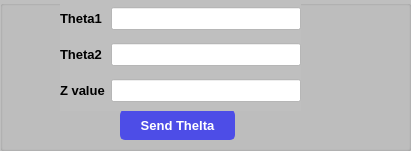
    <widget class="QGroupBox" name="groupBox">
     <property name="geometry">
      <rect>
       <x>0</x>
       <y>15</y>
       <width>411</width>
       <height>151</height>
      </rect>
     </property>
     <property name="styleSheet">
      <string notr="true">background-color: rgb(191, 191, 191);</string>
     </property>
     <property name="title">
      <string/>
     </property>
     <widget class="QPushButton" name="pushButton">
      <property name="geometry">
       <rect>
        <x>120</x>
        <y>110</y>
        <width>115</width>
        <height>30</height>
       </rect>
      </property>
      <property name="font">
       <font>
        <pointsize>10</pointsize>
        <weight>75</weight>
        <bold>true</bold>
       </font>
      </property>
      <property name="styleSheet">
       <string notr="true">QPushButton {
	border: 2px solid  rgb(77, 77, 231);
	border-radius: 5px;	
	background-color: rgb(77, 77, 231);
   color: rgb(255, 255, 255);
}
QPushButton:hover {
	background-color: rgb(85, 170, 255);	
	border: 2px solid rgb(85, 170, 255);	
border-radius: 5px;	
}
QPushButton:pressed {	
	
	background-color: rgb(0, 255, 127);
	border: 2px solid rgb(43, 50, 61);
}</string>
      </property>
      <property name="text">
       <string>Send Thelta</string>
      </property>
     </widget>
     <widget class="QWidget" name="layoutWidget">
      <property name="geometry">
       <rect>
        <x>60</x>
        <y>0</y>
        <width>241</width>
        <height>111</height>
       </rect>
      </property>
      <layout class="QGridLayout" name="gridLayout_3">
       <item row="0" column="0">
        <widget class="QLabel" name="label_8">
         <property name="font">
          <font>
           <pointsize>10</pointsize>
           <weight>75</weight>
           <bold>true</bold>
          </font>
         </property>
         <property name="text">
          <string>&lt;html&gt;&lt;head/&gt;&lt;body&gt;&lt;p&gt;&lt;span style=&quot; font-weight:600;&quot;&gt;Theta1&lt;/span&gt;&lt;/p&gt;&lt;/body&gt;&lt;/html&gt;</string>
         </property>
        </widget>
       </item>
       <item row="2" column="1">
        <widget class="QLineEdit" name="theta_Z_control">
         <property name="font">
          <font>
           <pointsize>10</pointsize>
           <weight>75</weight>
           <bold>true</bold>
          </font>
         </property>
         <property name="styleSheet">
          <string notr="true">background-color: rgb(255, 255, 255);
color: rgb(0, 0, 0);</string>
         </property>
         <property name="text">
          <string/>
         </property>
        </widget>
       </item>
       <item row="0" column="1">
        <widget class="QLineEdit" name="theta1_control">
         <property name="font">
          <font>
           <pointsize>10</pointsize>
           <weight>75</weight>
           <bold>true</bold>
          </font>
         </property>
         <property name="styleSheet">
          <string notr="true">background-color: rgb(255, 255, 255);
color: rgb(0, 0, 0);</string>
         </property>
        </widget>
       </item>
       <item row="1" column="0">
        <widget class="QLabel" name="label_9">
         <property name="font">
          <font>
           <pointsize>10</pointsize>
           <weight>75</weight>
           <bold>true</bold>
          </font>
         </property>
         <property name="text">
          <string>&lt;html&gt;&lt;head/&gt;&lt;body&gt;&lt;p&gt;&lt;span style=&quot; font-weight:600;&quot;&gt;Theta2&lt;/span&gt;&lt;/p&gt;&lt;/body&gt;&lt;/html&gt;</string>
         </property>
        </widget>
       </item>
       <item row="2" column="0">
        <widget class="QLabel" name="label_20">
         <property name="font">
          <font>
           <pointsize>10</pointsize>
           <weight>75</weight>
           <bold>true</bold>
          </font>
         </property>
         <property name="text">
          <string>&lt;html&gt;&lt;head/&gt;&lt;body&gt;&lt;p&gt;Z value&lt;/p&gt;&lt;/body&gt;&lt;/html&gt;</string>
         </property>
        </widget>
       </item>
       <item row="1" column="1">
        <widget class="QLineEdit" name="theta2_control">
         <property name="font">
          <font>
           <pointsize>10</pointsize>
           <weight>75</weight>
           <bold>true</bold>
          </font>
         </property>
         <property name="styleSheet">
          <string notr="true">background-color: rgb(255, 255, 255);
color: rgb(0, 0, 0);</string>
         </property>
         <property name="text">
          <string/>
         </property>
        </widget>
       </item>
      </layout>
     </widget>
    </widget>
